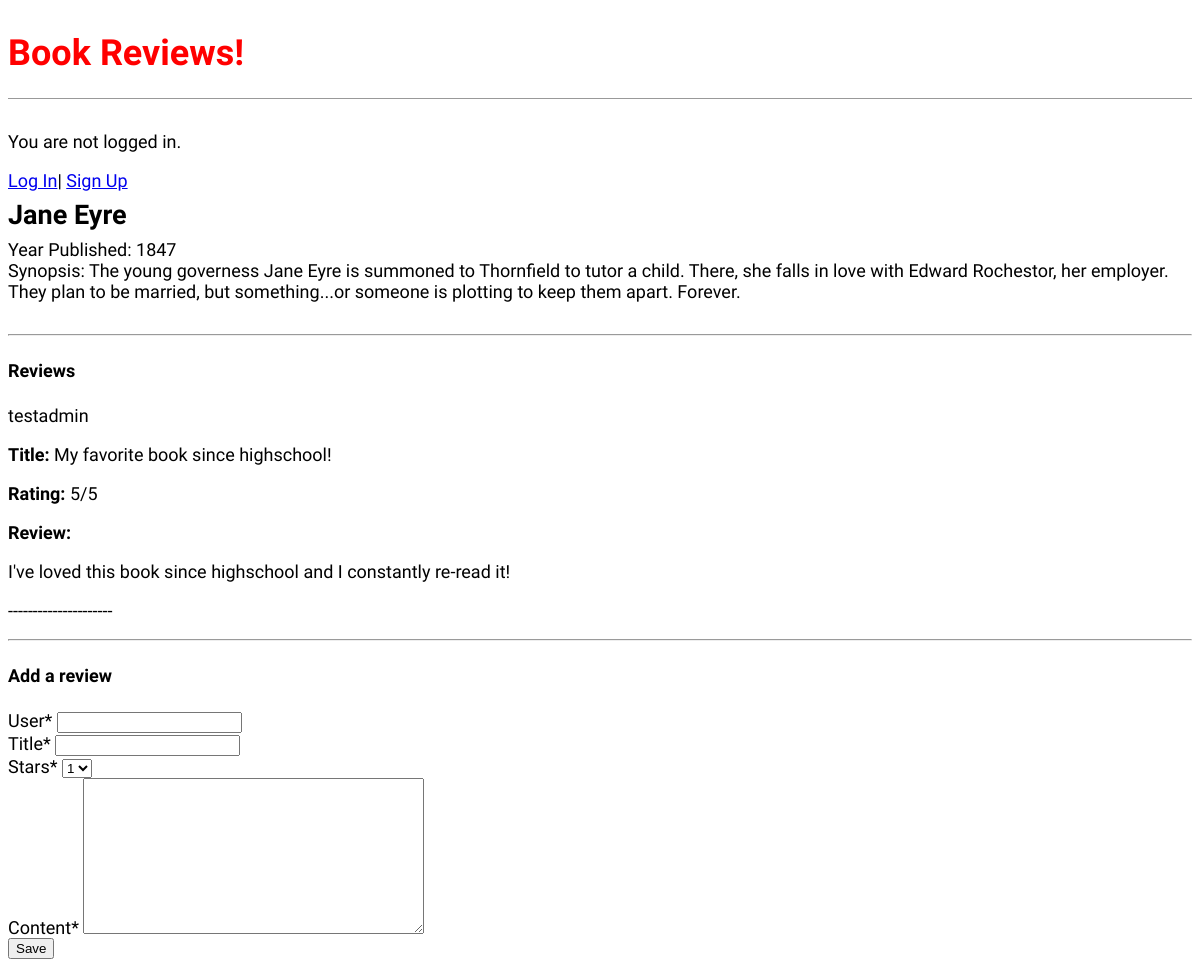
Before: /book/1/ with the older database file.
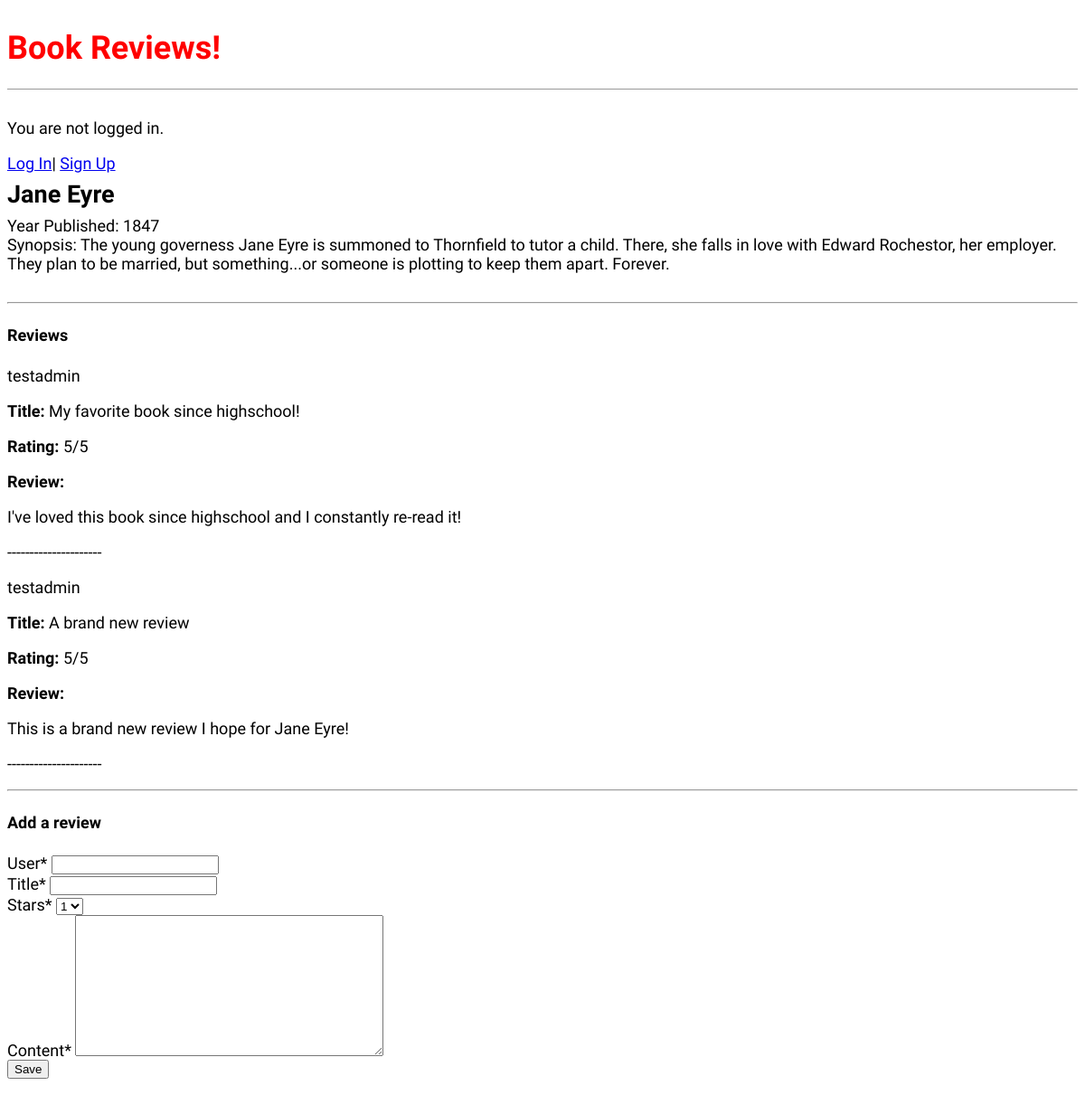
After: the same page with the newer database file.
### books/models.py (models this page shows, shortened)
class Review(models.Model):
    rate_choices = (
        (1,1),
        (2,2),
        (3,3),
        (4,4),
        (5,5)
    )
    stars = models.IntegerField(choices=rate_choices, default=1)
    title = models.CharField(max_length=100)
    book = models.ForeignKey(Book, on_delete=models.CASCADE)
    content = models.TextField()
    user = models.CharField(max_length=20)
    def __str__(self):
        return str(self.title)

### books/views.py (the view, shortened to what this page needs)
# urls.py: path("book/<int:pk>/", BookDetailView.as_view(), name="book_detail"),
class BookDetailView(View): # new
    def get(self, request, *args, **kwargs):
        view = ReviewGet.as_view()
        return view(request, *args, **kwargs)

### books/forms.py
class ReviewForm(forms.ModelForm):
    class Meta:
        model = Review
        fields = ("user", "title", "stars", "content")

### books/views.py (called while the page is built)
    def get_context_data(self, **kwargs): # new
        context = super().get_context_data(**kwargs)
        context["form"] = ReviewForm()
        return context

### books/templates/book_detail.html (shortened to what this page needs)
{% extends "base.html" %}
{% load crispy_forms_tags %}
    {% block content %}
        <div class="book-entry">
            <h2>{{ object.title }}</h2>
            <p>Year Published: {{ object.year_published }}</p>
            <p>Synopsis: {{ object.synopsis }}</p>
        </div>
        <hr>
        <h4>Reviews</h4>
        {% for review in book.review_set.all %}
        <p>{{ review.user }} </p>
        <p><b>Title:</b> {{ review }} </p>
        <p><b>Rating:</b> {{ review.stars }}/5</p>
        <p><b>Review:</b></p>
        <p>{{ review.content }}</p>
        <p>---------------------</p>
        {% endfor %}
        <hr>
        <h4>Add a review</h4>
            <form action="" method="post">{% csrf_token %}
                {{ form|crispy }}
                <button class="btn btn-success ml-2" type="submit">Save</button>
            </form>
    {% endblock content %}

Changed rows visible on the page:
added Review: user "testadmin", title "A brand new review", stars "5", content "This is a brand new review I hope for Jane Eyre!"
